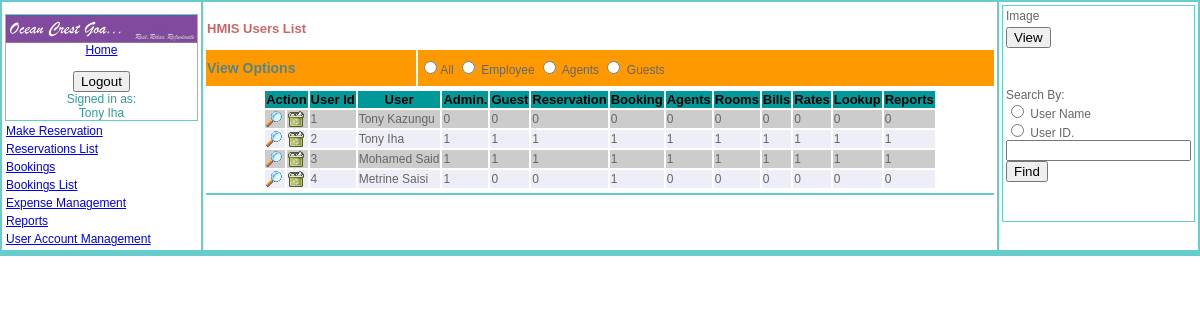
Page /users_list.php (signed in) on the committed database.
### tables this page shows
CREATE TABLE `users` (
  `userid` smallint(6) NOT NULL auto_increment,
  `fname` varchar(25) NOT NULL,
  `sname` varchar(25) NOT NULL,
  `loginname` varchar(15) NOT NULL,
  `pass` varchar(32) NOT NULL,
  `phone` int(25) default NULL,
  `mobile` int(11) default NULL,
  `fax` int(11) default NULL,
  `email` varchar(65) default NULL,
  `dateregistered` date default NULL,
  `countrycode` smallint(6) default NULL,
  `admin` tinyint(1) NOT NULL default '0',
  `guest` tinyint(1) NOT NULL default '0',
  `reservation` tinyint(1) NOT NULL default '0',
  `booking` tinyint(1) NOT NULL default '0',
  `agents` tinyint(1) NOT NULL default '0',
  `rooms` tinyint(1) NOT NULL default '0',
  `billing` tinyint(1) NOT NULL default '0',
  `rates` tinyint(1) NOT NULL default '0',
  `lookup` tinyint(1) NOT NULL default '0',
  `reports` tinyint(1) NOT NULL default '0',
  PRIMARY KEY  (`userid`),
  UNIQUE KEY `userid` (`userid`),
  UNIQUE KEY `loginname` (`loginname`),
  KEY `names` (`fname`,`sname`)
);

### queryfunctions.php (called while the page is built, shortened)
<?php
function mkr_query($strsql,$conn)
{
	$rs = mysql_query($strsql,$conn);
	return $rs;
}
function fetch_object($rs)
{
	return mysql_fetch_object($rs);
}
?>

### users_list.php (the view, shortened to what this page needs)
<?php
include_once ("queryfunctions.php");
include_once ("functions.php");
?>
<!DOCTYPE html PUBLIC "-//W3C//DTD XHTML 1.0 Transitional//EN" "http://www.w3.org/TR/xhtml1/DTD/xhtml1-transitional.dtd">
<html xmlns="http://www.w3.org/1999/xhtml">
<head>
<link href="css/new.css" rel="stylesheet" type="text/css">
</head>
<body>
<form action="admin.php" method="post" enctype="multipart/form-data">
<table width="100%"  border="0" cellpadding="1" align="center" bgcolor="#66CCCC">
  <tr valign="top">
    <td width="17%" bgcolor="#FFFFFF">
	<table width="100%"  border="0" cellpadding="1">
	  <tr>
    <td width="15%" bgcolor="#66CCCC">
		<table cellspacing=0 cellpadding=0 width="100%" align="left" bgcolor="#FFFFFF">
      <tr><td width="110" align="center"><a href="index.php"><img src="images/OpenCrest.gif" width="100%" height="100%" border="0"/><br>
          Home</a></td>
      </tr>
      <tr><td>&nbsp; </td>
      </tr>
      <tr>
        <td align="center">
		</td></tr>
	  </table></td></tr>
		<?php require_once("menu_header.php"); ?>
    </table>
	</td>
    <td width="67%" bgcolor="#FFFFFF"><table width="100%"  border="0" cellpadding="1">
      <tr>
        <td align="center"></td>
      </tr>
      <tr>
        <td colspan="2">
		<h2>HMIS Users List </h2>
		</td>
      </tr>
	  <tr bgcolor="#FF9900"><td><h1>View Options </h1></td>
	  <td>
          <label><input type="radio" name="roomstatus" value="A" />All</label>
          <label><input type="radio" name="roomstatus" value="V" />
          Employee</label>
          <label><input type="radio" name="roomstatus" value="R" />
          Agents</label>
          <label><input type="radio" name="roomstatus" value="B" />
          Guests</label></td></tr>
      <tr>
        <td colspan="2"><div id="Requests">
		<?php
			$conn=db_connect(HOST,USER,PASS,DB,PORT);
			$sql="Select users.userid,concat_ws(' ',users.fname,users.sname) as user,users.loginname,users.phone,users.mobile,
				users.fax,users.email,users.dateregistered,users.admin,users.guest,users.reservation,
				users.booking,users.agents,users.rooms,users.billing,users.rates,users.lookup,users.reports,countries.country
				From users
				left Join countries ON users.countrycode = countries.countrycode";
			$results=mkr_query($sql,$conn);
			echo "<table align=\"center\">";
			echo "<tr bgcolor=\"#009999\">
				<th colspan=\"2\">Action</th>
				<th>User Id</th>
				<th>User</th>
				<th>Admin.</th>
				<th>Guest</th>
				<th>Reservation</th>
				<th>Booking</th>
				<th>Agents</th>
				<th>Rooms</th>
				<th>Bills</th>
				<th>Rates</th>
				<th>Lookup</th>
				<th>Reports</th>
				</tr>";
			while ($user = fetch_object($results)) {
				$j++;
				if($j%2==1){
					echo "<tr id=\"row$j\" onmouseover=\"javascript:setColor('$j')\" onmouseout=\"javascript:origColor('$j')\" bgcolor=\"#CCCCCC\">";
					}else{
					echo "<tr id=\"row$j\" onmouseover=\"javascript:setColor('$j')\" onmouseout=\"javascript:origColor('$j')\" bgcolor=\"#EEEEF8\">";
				}
					echo "<td><a href=\"admin.php?search=$user->userid\"><img src=\"images/button_view.png\" width=\"16\" height=\"16\" border=\"0\" title=\"view/edit user details\"/></a></td>";
					echo "<td><a href=\"users_list.php?search=$user->userid&action=remove\"><img src=\"images/button_remove.png\" width=\"16\" height=\"16\" border=\"0\" title=\"remove user\"/></a></td>";
					echo "<td>" . $user->userid . "</td>";
					echo "<td>" . $user->user . "</td>";
					echo "<td>" . $user->admin . "</td>";
					echo "<td>" . $user->guest . "</td>";
					echo "<td>" . $user->reservation . "</td>";
					echo "<td>" . $user->booking . "</td>";
					echo "<td>" . $user->agents . "</td>";
					echo "<td>" . $user->rooms . "</td>";
					echo "<td>" . $user->billing . "</td>";
					echo "<td>" . $user->rates . "</td>";
					echo "<td>" . $user->lookup . "</td>";
					echo "<td>" . $user->reports . "</td>";
				echo "</tr>";
			}
			echo "</table>";
		?>
		</div></td>
      </tr>
	  <tr bgcolor="#66CCCC" >
        <td align="left" colspan="2"><div id="RequestDetails"></div>
		</td>
      </tr>
    </table></td>
	<td width="16%" bgcolor="#FFFFFF">
	<table width="100%"  border="0" cellpadding="1">
	  <tr>
    <td width="15%" bgcolor="#66CCCC">
	<table width="100%"  border="0" cellpadding="1" bgcolor="#FFFFFF">
       <tr>
        <td>Image</td>
      </tr>
	  <tr>
        <td><input type="submit" name="Submit" value="View" /></td>
	  </tr>
      <tr>
        <td>&nbsp;</td>
      </tr>
      <tr>
        <td>&nbsp;</td>
      </tr>
      <tr>
        <td>
            <label> Search By:<br />
            <input type="radio" name="optFind" value="Name" />
        User Name</label>
            <br />
            <label>
            <input type="radio" name="optFind" value="Payrollno" />
        User ID.</label>
            <br>
        <input type="text" name="search" width="100" /><br>
        <input type="submit" name="Submit" value="Find"/>
        </td>
      </tr>
      <tr>
        <td>&nbsp;</td>
      </tr>
      <tr>
        <td>&nbsp;</td>
      </tr>
    </table>
	</td></tr></table>
	</td>
  </tr>
   <?php require_once("footer1.php"); ?>
</table>
</form>
</body>
</html>

### css/new.css (style rules this page uses)
body { background-color: White; font: 12px Verdana, Geneva, Arial, Helvetica, sans-serif; color: #666666; margin: 0px 0px 0px 0px; border: none; }
td, p, ul,ol { font-family: Verdana, Geneva, Arial, Helvetica, sans-serif; font-size: 12px; }
th { color: #000000; font-size: 13px; }
h1 { color: #568585; font-size: 14px; }
h2 { color: #CC6666; font-size:13px; }

### rows in the picture
users: userid "1", user "Tony Kazungu", admin "0", guest "0", reservation "0", booking "0", agents "0", rooms "0", billing "0", rates "0", lookup "0", reports "0"
users: userid "2", user "Tony Iha", admin "1", guest "1", reservation "1", booking "1", agents "1", rooms "1", billing "1", rates "1", lookup "1", reports "1"
users: userid "3", user "Mohamed Said", admin "1", guest "1", reservation "1", booking "1", agents "1", rooms "1", billing "1", rates "1", lookup "1", reports "1"
users: userid "4", user "Metrine Saisi", admin "1", guest "0", reservation "0", booking "1", agents "0", rooms "0", billing "0", rates "0", lookup "0", reports "0"

### other values in the picture
$_SESSION["employee"] "Tony Iha"
